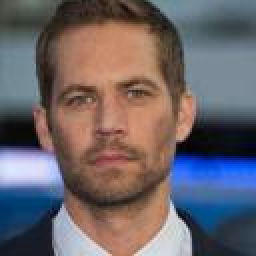
#> input picture im14.jpg, 128 x 128 px, found by its file name (shown 2 times larger)
$ jupyter execute 'A Novel Image Interpolation Method Using the Bilateral Filter.ipynb'   (shell and % lines are left out)
#> lines starting #> are read from the running program, lines starting #| are printed output that depends on the picture
[cell 1]
# Importing libraries
import numpy as np
import os,cmath,sys
import skimage
import matplotlib
import matplotlib.pyplot as plt
from numpy.fft import fft,fft2,ifft,ifft2,fftshift,ifftshift
from math import sqrt,exp,pi,cos,sin
from mpl_toolkits.axes_grid1 import make_axes_locatable
import matplotlib.cm as cm
import cv2
from time import time
from matplotlib.image import imread
from scipy.ndimage.interpolation import rotate
from matplotlib.colors import LogNorm
from scipy.signal import convolve2d
from scipy.ndimage import gaussian_filter
plt.rcParams["figure.figsize"] = (15,15)
plt.rcParams["figure.dpi"] = 40

[cell 2]
def rgb2gray(image):
    '''
    A function that takes in input an image and returns its greyscale version
    '''
    if (len(image.shape)==2):
        return image
    elif (len(image.shape)==3):
        r = image[:,:,0]
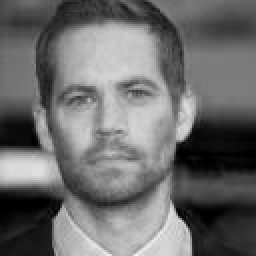
#> r: shape (128, 128) (shown 2 times larger); min 0, max 246, mean 107.7
        g = image[:,:,1]
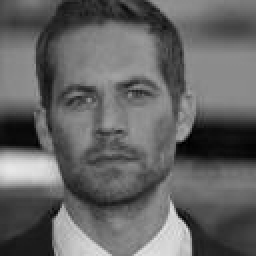
#> g: shape (128, 128) (shown 2 times larger); min 0, max 231, mean 99.9
        b = image[:,:,2]
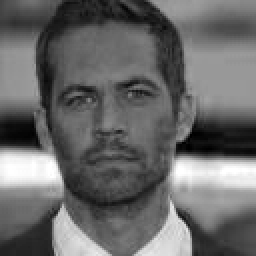
#> b: shape (128, 128) (shown 2 times larger); min 0, max 255, mean 104.6
        output = 0.2989 * r + 0.5870 * g + 0.1140 * b
        return output

[cell 3]
def bilfilt(image, smooth1, smooth2,ksize):
    '''
    '''
    vard = smooth1
    varr = smooth2
    if (len(image.shape)==2):
        pad_im = np.zeros([image.shape[0]+ksize,image.shape[1]+ksize])
        pad_im[0:image.shape[0],0:image.shape[1]] = image
        output = np.zeros(image.shape)
        dom = np.zeros([ksize,ksize])
        for i in range(0, ksize,1):
            for j in range(0, ksize,1):
                dom[i,j] = (exp(-((i-(ksize//2))**2 + (j-(ksize//2))**2)/(2*vard))/(2*pi*np.sqrt(vard)))

        for i in range(0, image.shape[0],1):
            for j in range(0, image.shape[1],1):
                normalisation = 0
                for k in range(i,i+ksize):
                    for l in range(j, j+ksize):
                        ran = (exp(-((pad_im[i,j] - pad_im[k,l])**2)/(2*varr))/(2*pi*np.sqrt(varr)))
                        weight = dom[k-i,l-j]*ran
                        output[i,j]+=pad_im[k,l]*weight
                        normalisation += weight
                output[i,j]=output[i,j]/normalisation
        return output

def bilfilt_wrap(image, sigma1, sigma2, ksize = 3):
    output=np.zeros(image.shape)
    if (len(image.shape)==2):
        output = bilfilt(image, sigma1, sigma2, ksize)
    elif (len(image.shape)==3):
        output[:,:,0] = bilfilt(image[:,:,0],sigma1,sigma2,ksize)
        output[:,:,1] = bilfilt(image[:,:,1],sigma1,sigma2,ksize)
        output[:,:,2] = bilfilt(image[:,:,2],sigma1,sigma2,ksize)

    return np.round(output).astype('uint8')

[cell 4]
def histEqualization(im):
    """
    """
    output = np.zeros(im.shape)
    hist, bins = np.histogram(im, np.arange(0,257,1))
#> hist = 256 values, max 480 at index 135, min 0 at index 0, mean 64; bins = 257 values from 0 to 256
    totPix = im.shape[0]*im.shape[1]
#> totPix = 16384
    prob = hist/totPix
#> prob = 256 values, max 0.0293 at index 135, min 0 at index 0, mean 0.00391
    cdf = prob.cumsum()
#> cdf = 256 values from 0 to 1
    cdf_norm = (cdf-np.amin(cdf))*255/(np.amax(cdf)-np.amin(cdf))
#> cdf_norm = 256 values from 0 to 255
    cdf_norm = cdf_norm.astype('uint8')
    flattened_op = np.round(cdf_norm[im.flatten()])
#> flattened_op = 16384 values, max 255 at index 10757, min 0 at index 8592, mean 127.9
    output = np.reshape(flattened_op, im.shape)
    return output.astype('uint8')

[cell 5]
file = os.path.join(os.getcwd(), 'Image data/Face/im14.jpg')
vin = rgb2gray(imread(file)).astype('uint8')
fig = plt.figure(figsize = [6,6], dpi = 60)
ax = fig.add_subplot(111)
ax.imshow(vin, interpolation = None, cmap = 'gray')
plt.show()

[cell 6]
vin = histEqualization(vin)
filtered_image_cv2 = cv2.bilateralFilter(vin, 2, 1.8, 1.8)
# filt_im = bilfilt_wrap(vin, 1.8, 30.0 ,5)

[cell 7]
# [6 lines of commented-out code are left out]
base_layer = filtered_image_cv2
detail_layer = vin - filtered_image_cv2
# vin = 255*(vin-np.min(vin))/(np.max(vin)-np.min(vin))
# base_layer = 255*(base_layer-np.min(base_layer))/(np.max(base_layer)-np.min(base_layer))
# detail_layer = (detail_layer-np.min(detail_layer))

fig2 = plt.figure(figsize = [15,15], dpi = 60)
ax1 = fig2.add_subplot(121)
ax1.imshow(detail_layer, interpolation = None, cmap = 'gray')
ax2 = fig2.add_subplot(122)
ax2.imshow(base_layer, interpolation = None, cmap = 'gray')
plt.show()

[cell 8]
sobel_x = np.array([[-1,0,1],[-2,0,2],[-1,0,1]])
sobel_y = np.array([[-1,0,1],[-2,0,2],[-1,0,1]]).T

sobelx_grad_detail = convolve2d(detail_layer,sobel_x, mode = 'same')
sobely_grad_detail = convolve2d(detail_layer,sobel_y, mode = 'same')

sobelx_grad_base = convolve2d(base_layer,sobel_x, mode = 'same')
sobely_grad_base = convolve2d(base_layer,sobel_y, mode = 'same')

energy_grad_detail = np.sqrt(np.add(np.square(sobelx_grad_detail),np.square(sobely_grad_detail)))
energy_grad_base = np.sqrt(np.add(np.square(sobelx_grad_base),np.square(sobely_grad_base)))
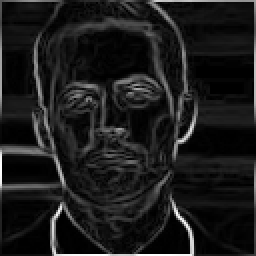
#> energy_grad_base: shape (128, 128) float64 (shown 2 times larger); min 0, max 1008.2, mean 110; drawn with min black and max white

[cell 9]
fig2 = plt.figure(figsize = [15,15], dpi = 60)
ax1 = fig2.add_subplot(121)
ax1.imshow(energy_grad_detail, interpolation = None, cmap = 'gray')
ax2 = fig2.add_subplot(122)
ax2.imshow(energy_grad_base, interpolation = None, cmap = 'gray')
plt.show()

[cell 10]
regularise = np.sum(np.square(np.abs(energy_grad_base)))/np.sum(np.square(np.abs(energy_grad_detail)))
#> regularise = 3.77

numer = np.multiply(detail_layer, np.square(np.abs(energy_grad_base)))
denom = np.add(np.square(np.abs(energy_grad_base)),regularise*np.square(energy_grad_detail))
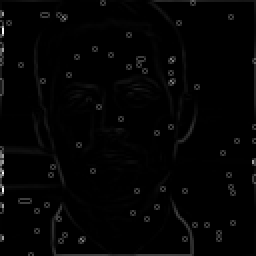
#> denom: shape (128, 128) float64 (shown 2 times larger); min 0, max 3987491.3, mean 65357.2; drawn with min black and max white

non_lin_filt_detail_layer = (0.01+numer)/(0.01+denom)

[cell 11]
fig2 = plt.figure(figsize = [6,6], dpi = 60)
ax1 = fig2.add_subplot(111)
ax1.imshow(non_lin_filt_detail_layer, interpolation = None, cmap = 'gray')
plt.show()

[cell 12]
def edge_interpolate_per_pixel(im, x, y):
#     x = np.asarray(x)
#     y = np.asarray(y)

    x0 = np.floor(x).astype(int)
    x1 = x0 + 1
    y0 = np.floor(y).astype(int)
    y1 = y0 + 1

    x0 = np.clip(x0, 0, im.shape[0]-1);
    x1 = np.clip(x1, 0, im.shape[0]-1);
    y0 = np.clip(y0, 0, im.shape[1]-1);
    y1 = np.clip(y1, 0, im.shape[1]-1);

# [11 lines of commented-out code are left out]
    diag1_dir = np.abs(im[x0,y0]-im[x1,y1])
    diag2_dir = np.abs(im[x1,y0]-im[x0,y1])
    if(diag1_dir<diag2_dir):
        out = (im[x0,y0]+im[x1,y1])/2
    else:
        out = (im[x0,y1]+im[x1,y0])/2

    return np.round(out)
#     return wa*Ia + wb*Ib + wc*Ic + wd*Id

def edge_interpolation(image, new_r,new_c):
#> called with new_r = 200, new_c = 200
    r,c = image.shape
#> r = 128; c = 128
    image = image.astype('float')
    factorx,factory = new_r/r, new_c/c
#> factorx = 1.56; factory = 1.56
    output = np.zeros((new_r,new_c), dtype = 'float')
# [9 lines of commented-out code are left out]
    x_new = np.linspace(0,r-1,new_r)
#> x_new = 200 values from 0 to 127
    y_new = np.linspace(0,c-1,new_c)
#> y_new = 200 values from 0 to 127

    for i in range(new_r):
        for j in range(new_c):
            if (x_new[i]-int(x_new[i]) == 0 and y_new[j]-int(y_new[j]) == 0):
                output[i,j] = image[int(x_new[i]),int(y_new[j])]
#> output: shape (200, 200) float64

    for i in range(new_r):
        for j in range(new_c):
            if (output[i,j] == 0):
                output[i,j] = edge_interpolate_per_pixel(image, x_new[i], y_new[j])
#> this loop made 200 passes
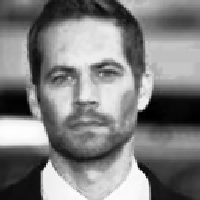
#> output: shape (200, 200) float64; min 0, max 254, mean 127.5
    return output

[cell 13]
new_shape = 200
interp_img_base = edge_interpolation(base_layer, new_shape, new_shape)
interp_img_detail = edge_interpolation(non_lin_filt_detail_layer, new_shape, new_shape)

sobelx_grad_interp_detail = convolve2d(interp_img_detail,sobel_x, mode = 'same')
sobely_grad_interp_detail = convolve2d(interp_img_detail,sobel_y, mode = 'same')

sobelx_grad_interp_base = convolve2d(interp_img_base,sobel_x, mode = 'same')
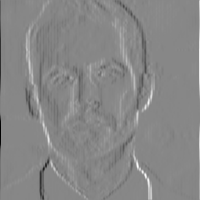
#> sobelx_grad_interp_base: shape (200, 200) float64; min -1008, max 894, mean 0; drawn with min black and max white
sobely_grad_interp_base = convolve2d(interp_img_base,sobel_y, mode = 'same')
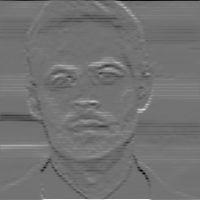
#> sobely_grad_interp_base: shape (200, 200) float64; min -825, max 1009, mean -0.5; drawn with min black and max white

energy_grad_interp_detail = np.sqrt(np.add(np.square(sobelx_grad_interp_detail),np.square(sobely_grad_interp_detail)))
energy_grad_interp_base = np.sqrt(np.add(np.square(sobelx_grad_interp_base),np.square(sobely_grad_interp_base)))

enhance = 1+(0.01+np.abs(energy_grad_interp_base))/(0.01+np.abs(energy_grad_interp_detail))
enhance = np.clip(enhance,0,energy_grad_interp_base)

interpolated_image = interp_img_base + np.multiply(enhance, interp_img_detail)

[cell 14]
fig2 = plt.figure(figsize = [15,15], dpi = 60)
ax1 = fig2.add_subplot(121)
ax1.imshow(np.floor(interp_img_base).astype('uint8'), interpolation = None, cmap = 'gray')
ax2 = fig2.add_subplot(122)
ax2.imshow((interp_img_detail-np.min(interp_img_detail)).astype('uint8'), interpolation = None, cmap = 'gray')
plt.show()

[cell 15]
fig2 = plt.figure(figsize = [15,15], dpi = 60)
ax1 = fig2.add_subplot(121)
ax1.imshow(np.floor(energy_grad_interp_base).astype('uint8'), interpolation = None, cmap = 'gray')
ax2 = fig2.add_subplot(122)
ax2.imshow(np.floor(energy_grad_interp_detail).astype('uint8'), interpolation = None, cmap = 'gray')
plt.show()

[cell 16]
fig2 = plt.figure(figsize = [6,6], dpi = 60)
ax1 = fig2.add_subplot(111)
ax1.imshow(np.floor(enhance).astype('uint8'), interpolation = None, cmap = 'gray')
plt.show()
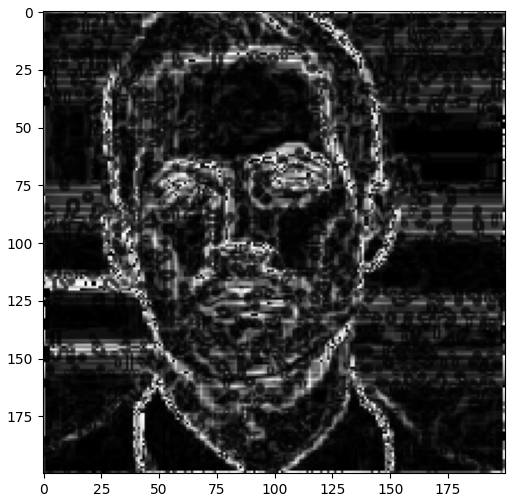
#> figure drawn by matplotlib, 1 panel

[cell 17]
fig2 = plt.figure(figsize = [6,6], dpi = 60)
ax1 = fig2.add_subplot(111)
ax1.imshow(np.floor(interpolated_image-np.min(interpolated_image)).astype('uint8'), interpolation = None, cmap = 'gray')
plt.savefig('Resized photo.jpg')
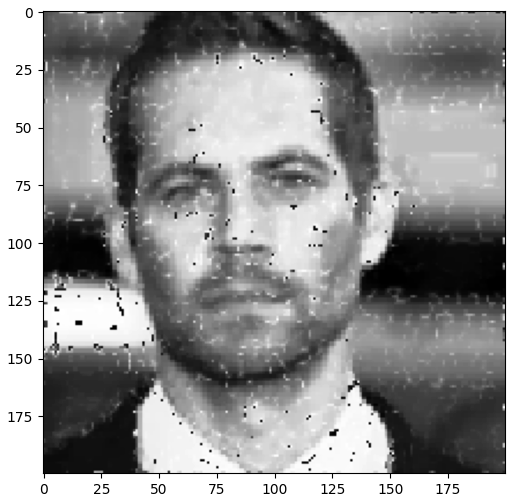
#> figure drawn by matplotlib, 1 panel
plt.show()

$ run again, with im02.jpg copied over im14.jpg
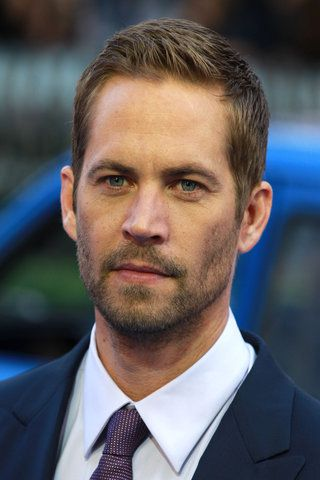
#> input picture im02.jpg, 320 x 480 px, found by its file name
#> hist = 256 values, max 2059 at index 37, min 0 at index 0, mean 600; bins = 257 values from 0 to 256
#> prob = 256 values, max 0.0134 at index 37, min 0 at index 0, mean 0.00391
#> cdf = 256 values from 0 to 1
#> cdf_norm = 256 values from 0 to 255
#> regularise = 1.48
#> the loop in edge_interpolation, `for i in range(new_r):` made 200 passes
#> `plt.savefig('Resized photo.jpg')`:
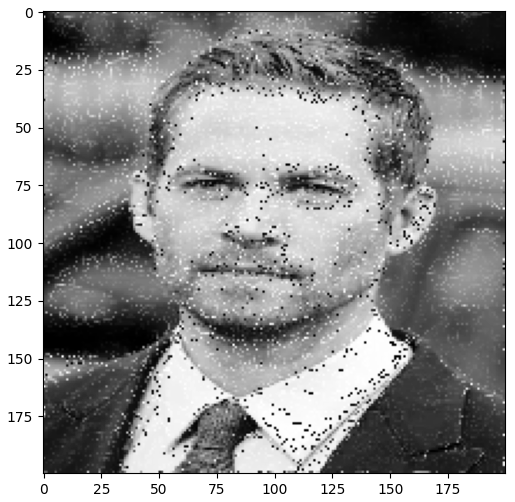
#> figure drawn by matplotlib, 1 panel
